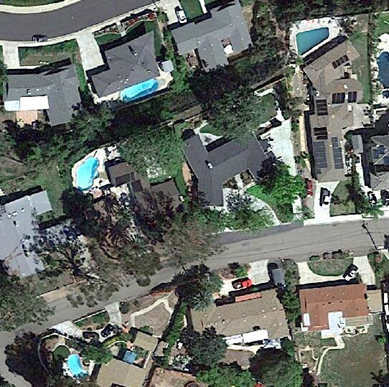
%> input picture imageRGB.png, 389 x 387 px
$ octave Proj_STunuguntla.m   (GNU Octave 9; MATLAB toolbox functions it lacks are replaced by stand-ins)
%> lines starting %> are read from the running program, lines starting %| are printed output that depends on the picture; in (x1, y1, x2, y2) boxes, pixels count from 0 and x2, y2 are one past the last pixel; in counts of white or black regions, pixels touching at a corner belong together; the program's own positions count from 1
%Project
%Sai Sandesh Tunuguntla -11141205

clc;
close all;
clear all;

%Given original Image
original_image=imread('imageRGB.png');
%> original_image is the input picture: size 387x389x3 uint8; mean R, G, B 102.6, 107.6, 101.4
figure(1);imshow(original_image);title('given original RGB image');

%Converted to Gray Image using rgb2gray function
gray_image=rgb2gray(original_image);
figure(2); imshow(gray_image);title('converted to gray from RGB image');

%threshold values of the gray_image at one point
t1=gray_image>110 & gray_image<150;
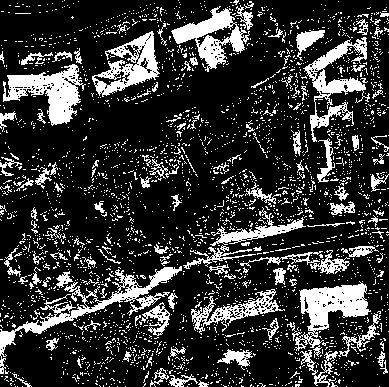
%> t1: size 387x389 logical; 20.7% white; 2800 white regions (2670 under 20 px), largest, box (x1, y1, x2, y2) and area: (0, 266, 182, 374) 2563, (295, 281, 371, 358) 2254, (3, 64, 86, 126) 2250
%xor operation for two blackndwhite area open
value1 = xor(bwareaopen(t1,1000),  bwareaopen(t1,2500));
%> value1: size 387x389 logical; 7.5% white; 6 white regions, box (x1, y1, x2, y2) and area: (295, 281, 371, 358) 2254, (3, 64, 86, 126) 2250, (303, 37, 370, 142) 1935, (171, 6, 250, 72) 1898, (92, 31, 160, 97) 1816, (191, 289, 285, 335) 1088

%threshold values of the gray_image at second point
t2=gray_image>85 & gray_image<103;
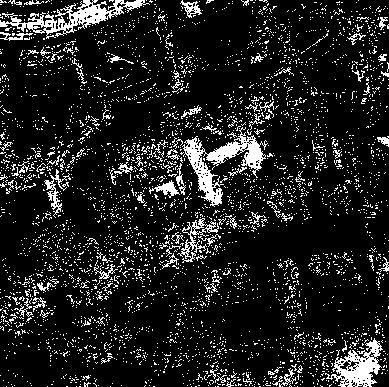
%> t2: size 387x389 logical; 12.5% white in thin lines or dots
%xor operation for two blackndwhite area open
value2 = xor(bwareaopen(t2,1800),  bwareaopen(t2,2000));
%> value2: size 387x389 logical; 1.3% white; 1 white region, box (x1, y1, x2, y2) and area: (182, 127, 268, 207) 1931

%threshold values of the gray_image at third point
t3=gray_image>160 & gray_image<210;
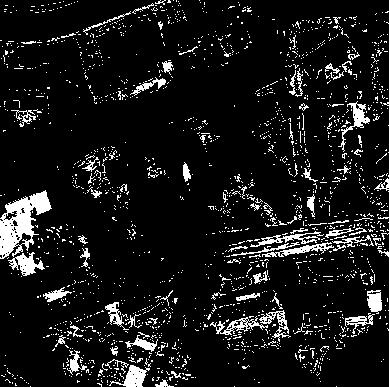
%> t3: size 387x389 logical; 9.2% white; 1854 white regions (1770 under 20 px), largest, box (x1, y1, x2, y2) and area: (0, 190, 52, 259) 1676, (8, 252, 45, 276) 399, (109, 365, 150, 387) 388
%xor operation for two blackndwhite area open
value3 = xor(bwareaopen(t3,500),  bwareaopen(t3,1700));
%> value3: size 387x389 logical; 1.1% white; 1 white region, box (x1, y1, x2, y2) and area: (0, 190, 52, 259) 1676

%threshold values of the gray_image at fourth point
t4=gray_image>155 & gray_image<175;
%> t4: size 387x389 logical; 7.3% white; 2003 white regions (1962 under 20 px), largest, box (x1, y1, x2, y2) and area: (221, 223, 374, 265) 2342, (0, 206, 34, 277) 1081, (224, 311, 289, 340) 739
value4 = xor(bwareaopen(t4,500),  bwareaopen(t4,700));
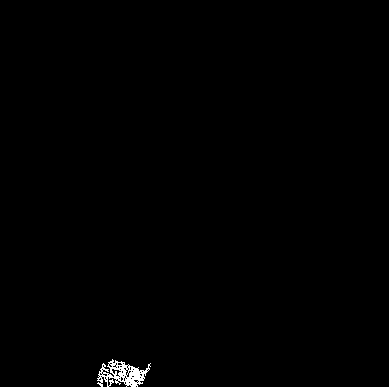
%> value4: size 387x389 logical; 0.46% white in thin lines or dots, all inside (x1, y1, x2, y2) = (97, 359, 151, 387)

bw=logical(value1+value2+value3+value4);
%> bw: size 387x389 logical; 10.3% white; 9 white regions, largest, box (x1, y1, x2, y2) and area: (295, 281, 371, 358) 2254, (3, 64, 86, 126) 2250, (303, 37, 370, 142) 1935
figure;
imshow(bw);title('final logical expression');

%filling the holes using imfill function.
bw1=imfill(bw,'holes');
%> bw1: size 387x389 logical; 11.7% white; 9 white regions, largest, box (x1, y1, x2, y2) and area: (295, 281, 371, 358) 2426, (3, 64, 86, 126) 2405, (171, 6, 250, 72) 2236
figure;
imshow(bw1);

%Erosion of the binary image using imerode funciton with the help of
%creating the structuring element between 10 and 45
%Eroding means seperating the images or reducing
st1 = strel('line',10,45);
e1 = imerode(bw1,st1);
%> e1: size 387x389 logical; 6.9% white; 28 white regions (15 under 20 px), largest, box (x1, y1, x2, y2) and area: (6, 67, 77, 123) 1602, (303, 286, 366, 340) 1514, (96, 34, 155, 93) 1512
figure, imshow(e1); title('Binary image after Erosion');

%Now collecting the parts again:
d1 = imdilate(e1,st1);  %regrowing the pieces again
%> d1: size 387x389 logical; 10.3% white; 23 white regions (7 under 20 px), largest, box (x1, y1, x2, y2) and area: (3, 64, 80, 126) 2190, (295, 283, 369, 345) 2129, (93, 31, 158, 96) 2076
figure, imshow(d1); title('Binary image after Dilation');

%creating the structuring element between 10 and 100
str3 = strel('line',10,100);
d2 = imdilate(d1,str3); %regrowing the pieces again
%> d2: size 387x389 logical; 15.3% white; 12 white regions, largest, box (x1, y1, x2, y2) and area: (294, 279, 370, 359) 3097, (2, 60, 81, 130) 2970, (182, 130, 267, 210) 2890
figure, imshow(d2);title('Binary image after Dilation adding one more time');


%creating the structuring element between 5 and 10
str4 = strel('line',5,10);
d3 = imdilate(d2,str4);  %regrowing the pieces again
%> d3: size 387x389 logical; 17.6% white; 10 white regions, largest, box (x1, y1, x2, y2) and area: (292, 279, 372, 359) 3530, (180, 130, 269, 210) 3457, (0, 60, 83, 130) 3335
figure, imshow(d3);title('Binary image after Dilation one more time');


%creating the structuring element between 10 and 10
str5= strel('line',10,10);
c = imclose(d3,str5);
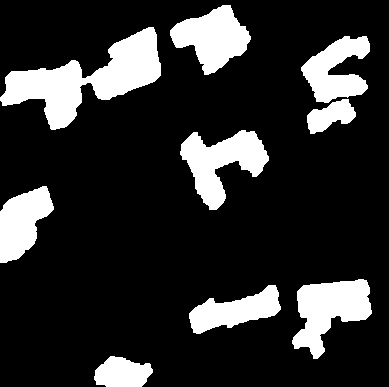
%> c: size 387x389 logical; 17.8% white; 9 white regions, largest, box (x1, y1, x2, y2) and area: (0, 27, 161, 130) 6599, (292, 279, 372, 359) 3544, (180, 130, 269, 210) 3496
figure, imshow(c);title('Binary image after Dilation one more time');

%filling holes using imfill function
e = imfill(c,'holes'); figure, imshow(e);title('Filled holes');

%the below functions shows the image considering the original image
figure;
imshow(original_image);

[X,Y] = bwboundaries(e);
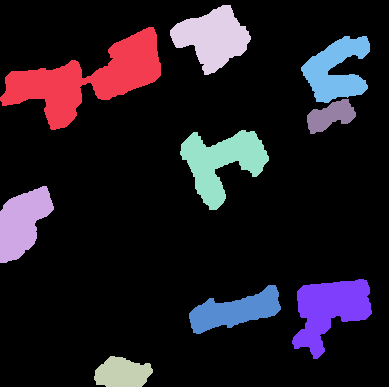
%> Y: size 387x389 double; 10 distinct labels, from 0 to 9; one colour per label, 0 black
%> X = 9 boundaries; largest, box (x1, y1, x2, y2) and points: (0, 27, 161, 130) 472, (180, 130, 269, 210) 308, (292, 279, 372, 359) 285, (301, 36, 370, 103) 266, (170, 5, 251, 75) 223
hold on
for k=1:length(X)
	boundary = X{k};
	plot(boundary(:,2), boundary(:,1),...
		'y-', 'LineWidth', 2)
end
%> this loop made 9 passes
title('Extracted Rooftops from the given Original Image')
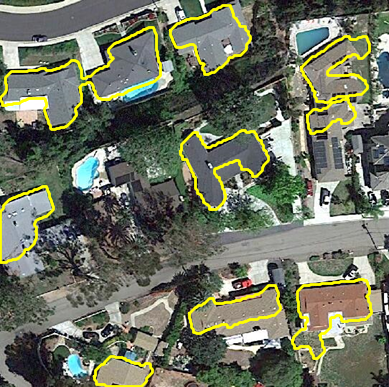
%> figure redrawn from the program's plot data; its title reads 'Extracted Rooftops from the given Original Image'
